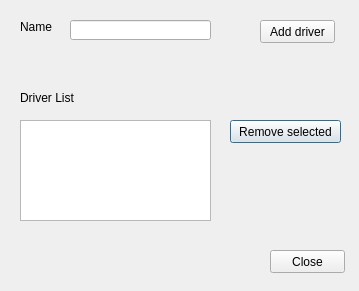
<?xml version="1.0" encoding="UTF-8"?>
<ui version="4.0">
 <class>NewDriver</class>
 <widget class="QDialog" name="NewDriver">
  <property name="geometry">
   <rect>
    <x>0</x>
    <y>0</y>
    <width>359</width>
    <height>291</height>
   </rect>
  </property>
  <property name="windowTitle">
   <string>New Driver</string>
  </property>
  <widget class="QLineEdit" name="lineEdit">
   <property name="geometry">
    <rect>
     <x>70</x>
     <y>20</y>
     <width>141</width>
     <height>20</height>
    </rect>
   </property>
  </widget>
  <widget class="QLabel" name="label">
   <property name="geometry">
    <rect>
     <x>20</x>
     <y>20</y>
     <width>47</width>
     <height>13</height>
    </rect>
   </property>
   <property name="text">
    <string>Name</string>
   </property>
  </widget>
  <widget class="QListWidget" name="listWidget">
   <property name="geometry">
    <rect>
     <x>20</x>
     <y>120</y>
     <width>191</width>
     <height>101</height>
    </rect>
   </property>
  </widget>
  <widget class="QPushButton" name="pushButton">
   <property name="geometry">
    <rect>
     <x>230</x>
     <y>120</y>
     <width>111</width>
     <height>23</height>
    </rect>
   </property>
   <property name="text">
    <string>Remove selected</string>
   </property>
  </widget>
  <widget class="QLabel" name="label_2">
   <property name="geometry">
    <rect>
     <x>20</x>
     <y>90</y>
     <width>71</width>
     <height>16</height>
    </rect>
   </property>
   <property name="text">
    <string>Driver List</string>
   </property>
  </widget>
  <widget class="QPushButton" name="pushButton_2">
   <property name="geometry">
    <rect>
     <x>260</x>
     <y>20</y>
     <width>75</width>
     <height>23</height>
    </rect>
   </property>
   <property name="text">
    <string>Add driver</string>
   </property>
  </widget>
  <widget class="QPushButton" name="pushButton_3">
   <property name="geometry">
    <rect>
     <x>270</x>
     <y>250</y>
     <width>75</width>
     <height>23</height>
    </rect>
   </property>
   <property name="text">
    <string>Close</string>
   </property>
  </widget>
 </widget>
 <resources/>
 <connections/>
</ui>
